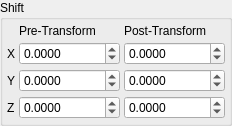
               <widget class="QGroupBox" name="ShiftGroup">
                <property name="title">
                 <string>Shift</string>
                </property>
                <layout class="QHBoxLayout" name="horizontalLayout_13">
                 <property name="spacing">
                  <number>4</number>
                 </property>
                 <property name="margin">
                  <number>4</number>
                 </property>
                 <item>
                  <layout class="QGridLayout" name="gridLayout_4">
                   <property name="spacing">
                    <number>4</number>
                   </property>
                   <item row="1" column="0">
                    <widget class="QLabel" name="XScaleShiftLabel">
                     <property name="sizePolicy">
                      <sizepolicy hsizetype="Minimum" vsizetype="Preferred">
                       <horstretch>0</horstretch>
                       <verstretch>0</verstretch>
                      </sizepolicy>
                     </property>
                     <property name="text">
                      <string>X</string>
                     </property>
                    </widget>
                   </item>
                   <item row="2" column="0">
                    <widget class="QLabel" name="YScaleShiftLabel">
                     <property name="sizePolicy">
                      <sizepolicy hsizetype="Minimum" vsizetype="Preferred">
                       <horstretch>0</horstretch>
                       <verstretch>0</verstretch>
                      </sizepolicy>
                     </property>
                     <property name="text">
                      <string>Y</string>
                     </property>
                    </widget>
                   </item>
                   <item row="3" column="0">
                    <widget class="QLabel" name="ZScaleShiftLabel">
                     <property name="sizePolicy">
                      <sizepolicy hsizetype="Minimum" vsizetype="Preferred">
                       <horstretch>0</horstretch>
                       <verstretch>0</verstretch>
                      </sizepolicy>
                     </property>
                     <property name="text">
                      <string>Z</string>
                     </property>
                    </widget>
                   </item>
                   <item row="0" column="2">
                    <widget class="QLabel" name="label_3">
                     <property name="text">
                      <string>Post-Transform</string>
                     </property>
                    </widget>
                   </item>
                   <item row="2" column="1">
                    <widget class="QDoubleSpinBox" name="TransformYPreShiftSpin">
                     <property name="sizePolicy">
                      <sizepolicy hsizetype="Expanding" vsizetype="Fixed">
                       <horstretch>0</horstretch>
                       <verstretch>0</verstretch>
                      </sizepolicy>
                     </property>
                     <property name="decimals">
                      <number>4</number>
                     </property>
                     <property name="minimum">
                      <double>-1000000.000000000000000</double>
                     </property>
                     <property name="maximum">
                      <double>1000000.000000000000000</double>
                     </property>
                     <property name="value">
                      <double>0.000000000000000</double>
                     </property>
                    </widget>
                   </item>
                   <item row="3" column="1">
                    <widget class="QDoubleSpinBox" name="TransformZPreShiftSpin">
                     <property name="sizePolicy">
                      <sizepolicy hsizetype="Expanding" vsizetype="Fixed">
                       <horstretch>0</horstretch>
                       <verstretch>0</verstretch>
                      </sizepolicy>
                     </property>
                     <property name="decimals">
                      <number>4</number>
                     </property>
                     <property name="minimum">
                      <double>-1000000.000000000000000</double>
                     </property>
                     <property name="maximum">
                      <double>1000000.000000000000000</double>
                     </property>
                     <property name="value">
                      <double>0.000000000000000</double>
                     </property>
                    </widget>
                   </item>
                   <item row="0" column="1">
                    <widget class="QLabel" name="label_2">
                     <property name="text">
                      <string>Pre-Transform</string>
                     </property>
                    </widget>
                   </item>
                   <item row="1" column="2">
                    <widget class="QDoubleSpinBox" name="TransformXPostShiftSpin">
                     <property name="sizePolicy">
                      <sizepolicy hsizetype="Expanding" vsizetype="Fixed">
                       <horstretch>0</horstretch>
                       <verstretch>0</verstretch>
                      </sizepolicy>
                     </property>
                     <property name="decimals">
                      <number>4</number>
                     </property>
                     <property name="minimum">
                      <double>-1000000.000000000000000</double>
                     </property>
                     <property name="maximum">
                      <double>1000000.000000000000000</double>
                     </property>
                     <property name="value">
                      <double>0.000000000000000</double>
                     </property>
                    </widget>
                   </item>
                   <item row="2" column="2">
                    <widget class="QDoubleSpinBox" name="TransformYPostShiftSpin">
                     <property name="sizePolicy">
                      <sizepolicy hsizetype="Expanding" vsizetype="Fixed">
                       <horstretch>0</horstretch>
                       <verstretch>0</verstretch>
                      </sizepolicy>
                     </property>
                     <property name="decimals">
                      <number>4</number>
                     </property>
                     <property name="minimum">
                      <double>-1000000.000000000000000</double>
                     </property>
                     <property name="maximum">
                      <double>1000000.000000000000000</double>
                     </property>
                     <property name="value">
                      <double>0.000000000000000</double>
                     </property>
                    </widget>
                   </item>
                   <item row="1" column="1">
                    <widget class="QDoubleSpinBox" name="TransformXPreShiftSpin">
                     <property name="sizePolicy">
                      <sizepolicy hsizetype="Expanding" vsizetype="Fixed">
                       <horstretch>0</horstretch>
                       <verstretch>0</verstretch>
                      </sizepolicy>
                     </property>
                     <property name="decimals">
                      <number>4</number>
                     </property>
                     <property name="minimum">
                      <double>-1000000.000000000000000</double>
                     </property>
                     <property name="maximum">
                      <double>1000000.000000000000000</double>
                     </property>
                     <property name="value">
                      <double>0.000000000000000</double>
                     </property>
                    </widget>
                   </item>
                   <item row="3" column="2">
                    <widget class="QDoubleSpinBox" name="TransformZPostShiftSpin">
                     <property name="sizePolicy">
                      <sizepolicy hsizetype="Expanding" vsizetype="Fixed">
                       <horstretch>0</horstretch>
                       <verstretch>0</verstretch>
                      </sizepolicy>
                     </property>
                     <property name="decimals">
                      <number>4</number>
                     </property>
                     <property name="minimum">
                      <double>-1000000.000000000000000</double>
                     </property>
                     <property name="maximum">
                      <double>1000000.000000000000000</double>
                     </property>
                     <property name="value">
                      <double>0.000000000000000</double>
                     </property>
                    </widget>
                   </item>
                  </layout>
                 </item>
                </layout>
               </widget>
